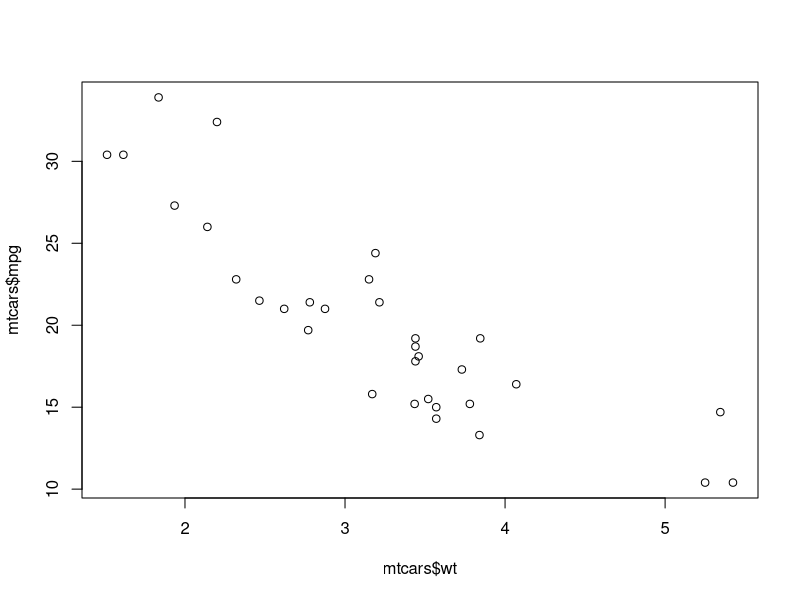
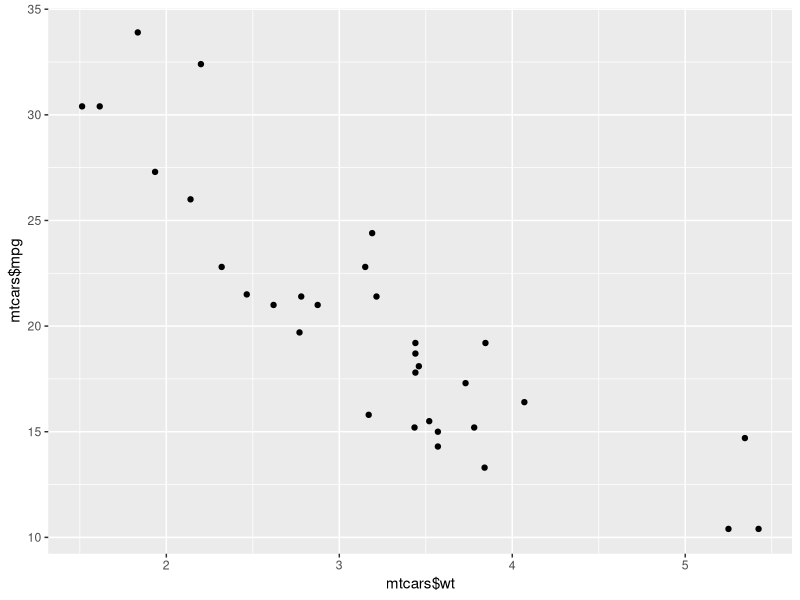
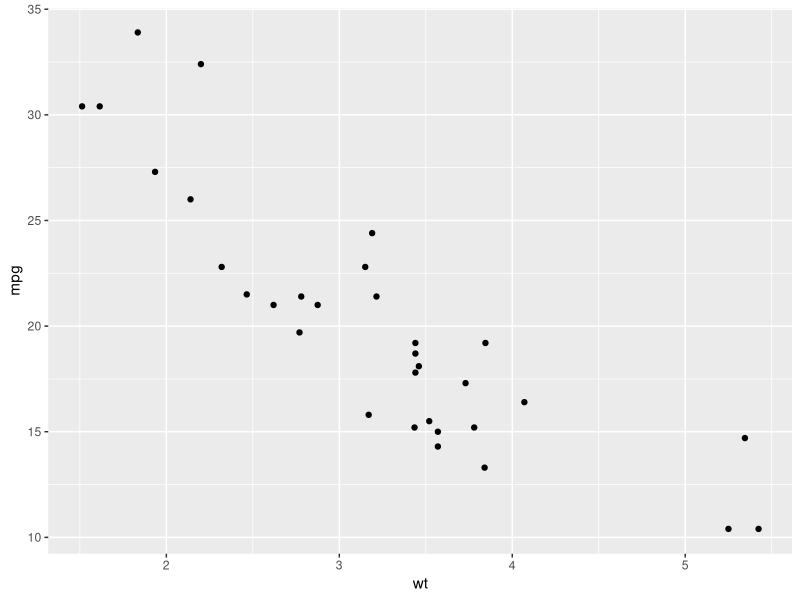
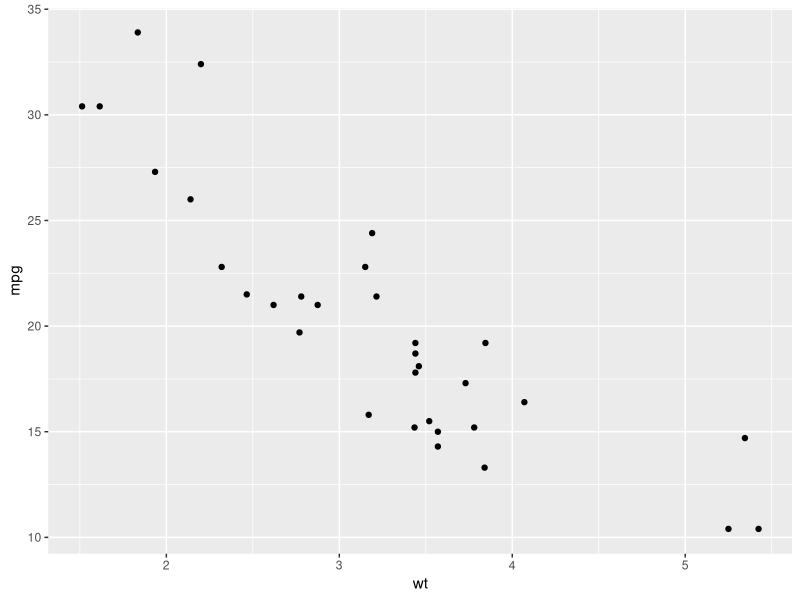
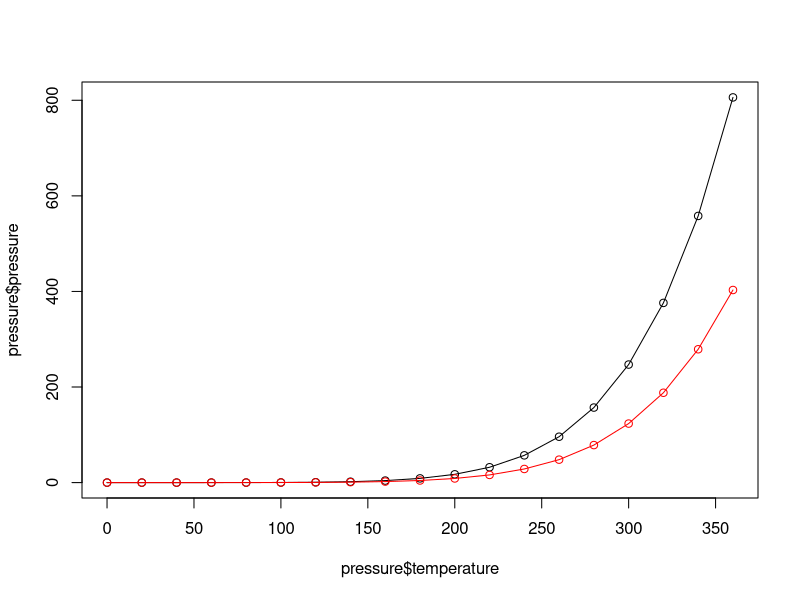
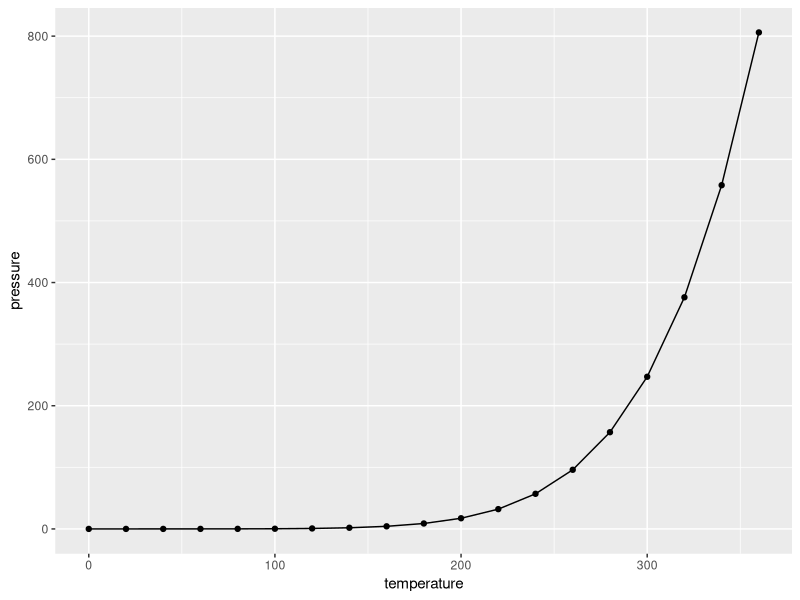
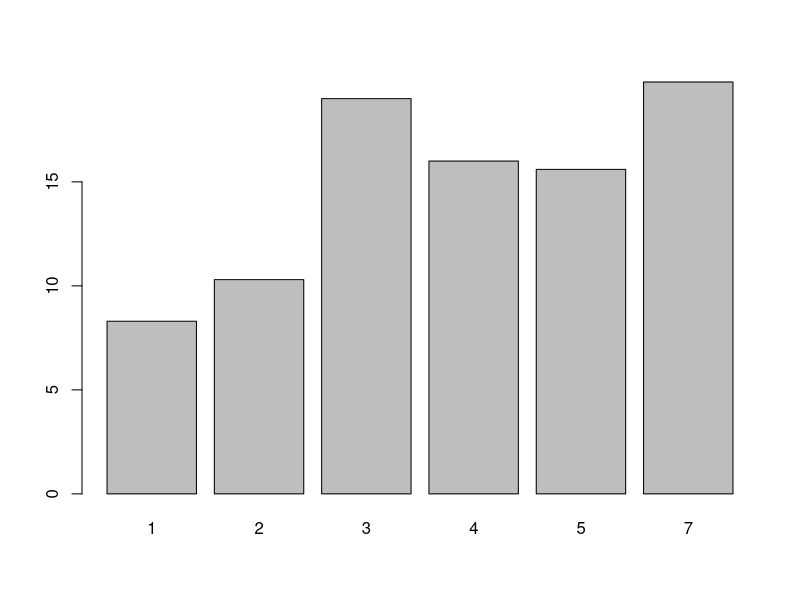
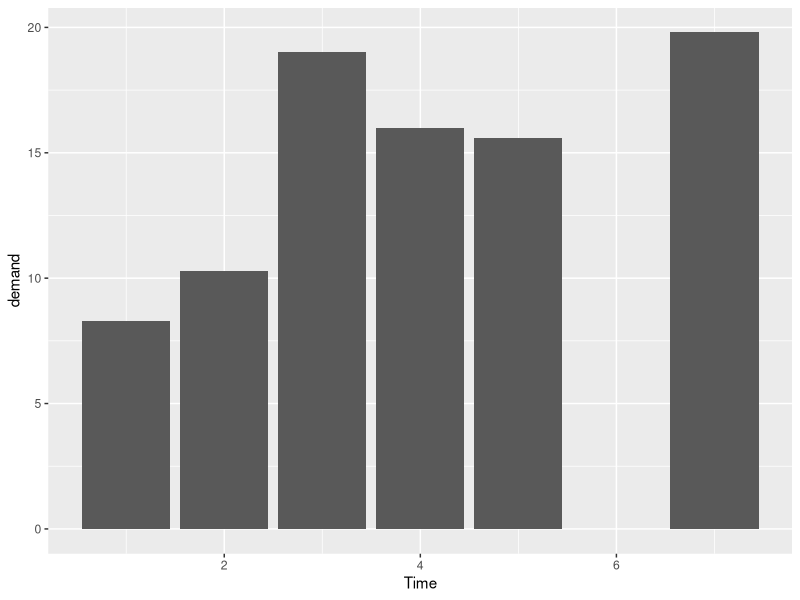

These figures' R source, in order:
#Datasets yang sudah ada di R. Bisa dipakai kapanpun untuk latihan

View(mtcars)
View(pressure)
View(BOD)
View(faithful)

# Base R atau ggplot2
# Download package ggplot2
# Package perlu dimanggil di setiap file R
library(ggplot2) #Perlu didownload di tab packages di layar kanan bawah
require(ggplot2)

#SCATTERPLOT
plot(x = mtcars$wt, y = mtcars$mpg)

# GGPLOT2 - semua syntax barhasil grafik yang sama
# menentukan vektor x dan y
qplot(x = mtcars$wt, y = mtcars$mpg)
# menentukan dataframe, vektor x dan y 
qplot(x = wt, y = mpg, data = mtcars)
# sintaksis ggplot2 - lebih dipakai
ggplot(data = mtcars, aes(x = wt, y = mpg)) + # menentukan data, x dan y dinentukan di dalam aes
  geom_point() # menentukan genis grafik



#GRAFIK GARIS
plot(x = pressure$temperature, y = pressure$pressure, type = "l")
# tambah titik
points(x = pressure$temperature, y = pressure$pressure)
# tambah garis merah
lines(x = pressure$temperature, y = pressure$pressure/2, col = "red")
# tambah titik
points(x = pressure$temperature, y = pressure$pressure/2, col = "red")

# di ggplot2
ggplot(pressure, aes(x = temperature, y = pressure)) +
  geom_line() +
  geom_point()



#BARBLOT
#Base R
barplot(height = BOD$demand, names.arg = BOD$Time)

#GGplot
p <-ggplot(data = BOD, aes(x=Time,  y=demand)) +
  geom_bar(stat="identity")
p
# Barplot horisontal
p + coord_flip()



#HISTOGRAM
hist(mtcars$mpg)
hist(mtcars$mpg, breaks = 10) #Binning - Binning adalah cara untuk mengelompokkan suatu data ke dalam jumlah yang lebih kecil pada “bins”. Sering dipakai di statistik

# ggplot
ggplot(mtcars, aes(x=mpg)) +
  geom_histogram(binwidth = 10)
#binwidth dari ggplot dan breaks dari baseR beda. Breaks adalah nomor CATEGORIES di dalam data. Binwidth adalah RANGE OF EACH BIN



# BOXPLOT
boxplot(mpg ~ cyl, data = mtcars)

# ggplot
ggplot(mtcars, aes(x=as.factor(cyl), y=mpg)) + #Apa terjadi kalau kita menghapus as.factor?
  geom_boxplot()



# Latihan
# Pakai dataset yang bernama airquality. Buatlah scatterplot yang membandingkan Temp dan Ozone. Apakah terdapat hubungan?
# Buat histogram variabel Temp pakai 25 bins. Apakah distribusinya normal?
# Buatlah frekuensi observasi setiap bulan. Apakah bulan bulannya terwakilkan dengan baik
# Bandingkan histogram dan boxplot variabel Ozone
# Buat boxplot distribusi Ozone di setiap bulan. Apakah distribusinya berbeda setiap bulan
# Buat line chart pakai dataset longely yang mengambarkan jumlah pengangguran setiap tahun

